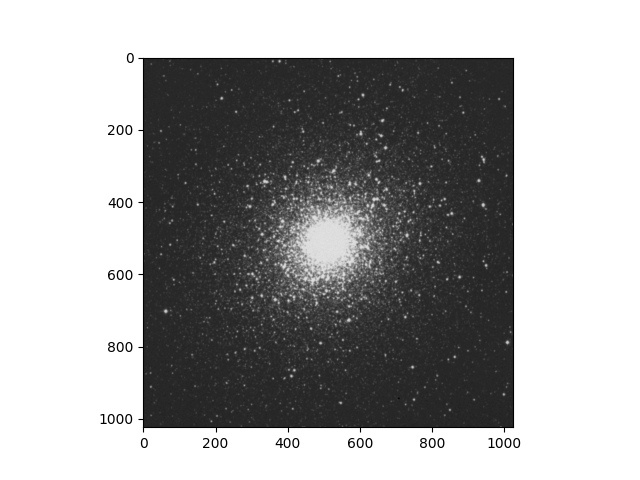

Write Python code to recreate this figure.
from astropy.io import fits
import matplotlib.pyplot as plt

# Open a FITS file
hdulist = fits.open('E:\DS9_Practice_images\M5\m5 dss2 nir.fits') #nir  is green color

# Access the data in the primary HDU (Header Data Unit)
data = hdulist[0].data
hdulist.close()
plt.imshow(data, cmap='gray')
plt.show()
header = hdulist[0].header
print(header)
